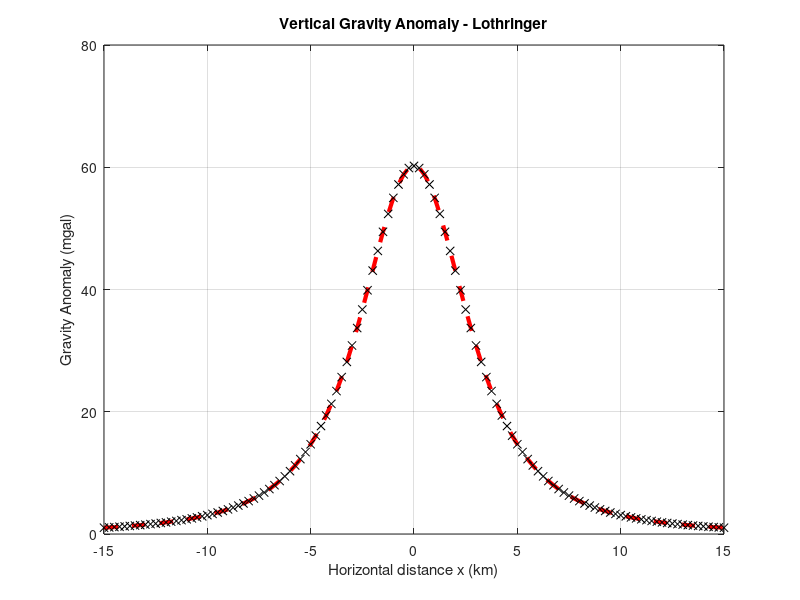
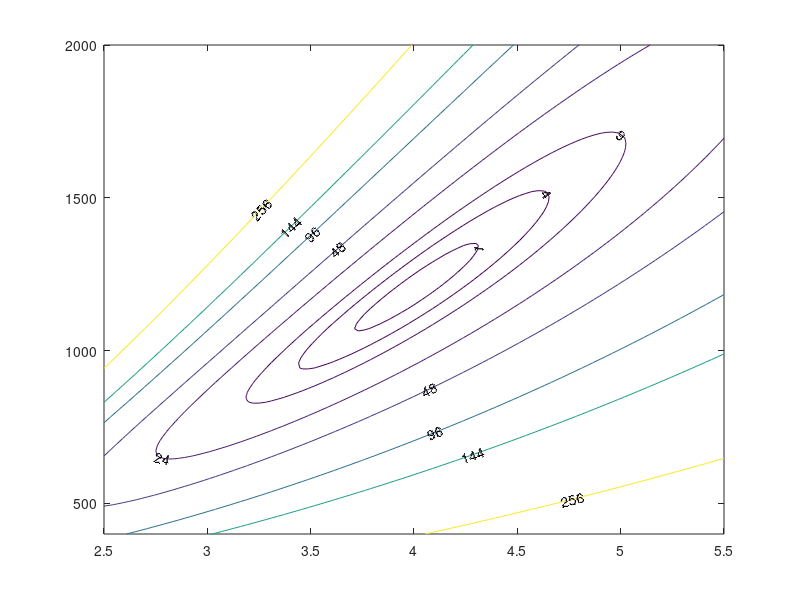

The MATLAB script that drew these images, in order: (Note: this script raises an error after producing the figures.)
G = 6.67*10^(-11)
x=[-15:0.25:15]
z=4
R=3
rho = 1200

gz_arr = []
sx = size(x)

for i = 1:sx(2)
    gz = 0.02974*(R^(3.))*rho*(z/(((x(i)^2)+(z^2))^(3/2)))
    gz_arr = [gz_arr gz]
end

gz_arr = gz_arr'
gz_safe = gz_arr

figure

plot(x,gz_arr,'r--','LineWidth',3)
hold on
plot(x,gz_arr,'kx')
axis([-15 15 0 80])
xlabel('Horizontal distance x (km)')
ylabel('Gravity Anomaly (mgal)')
grid
title('Vertical Gravity Anomaly - Lothringer')
% 
% c_itr_arr=[]
% for i = 1:100;
%     cj = []
%     for j = 1:100;
%         z = (3.5*i/100)+2.5;
%         rho = 1600.*j/100+400;
%         gz_arr_itr = [];
%         for k = 1:sx(2)
%             gz_itr = 0.02974*(R^(3.))*rho*(z/(((x(i)^2)+(z^2))^(3/2)));
%             gz_arr_itr = [gz_arr_itr gz_itr];
%         end
%         c_itr = sum((gz_arr_itr - gz_arr(k)).^(2)) / 121.;
%         
%         cj = [cj c_itr];
%     end
%     c_itr_arr = [c_itr_arr; cj];
% end


% Matlab script to find the minimum of a function.
% Note: this must be run iteratively, with narrower limits for xmin, xmax,
% to get location of minimum to desired degree of accuracy.

%clear;  % make sure there are no variables already defined.
close all;  % close all figures to make sure you get the plot you make.

zmin = 2.5;  % limits for min, max, which must contain best x; can be
zmax = 5.5;  % narrowed until best x is found to some desired number of 
zdiv = 100;  % places. xdiv could be increased, but doesn't need to be as
             % you narrow the range between xmin and xmax.  Note that
             % current xmin, xmax limits find pi to 3.15, or 1 place past
             % the decimal point.
             
rhomin = 400
rhomax = 2000
rhodiv = 100

z = [zmin:((zmax-zmin)/zdiv):zmax]; % divide x range into xdiv divisions.
rho = [rhomin:((rhomax-rhomin)/rhodiv):rhomax];

%y = 1. + (x-pi).*(x-pi); % y is quadratic in x, with ymin = 1 & xbest = pi
%gz_itr_arr = []
%gz_c = []

for i =1:zdiv+1
    for j=1:rhodiv+1
        for k=1:121
            gz_itr(k) = ((0.02974*(R^(3.))*rho(j)*(z(i)/(((x(k)^2)+(z(i)^2))^(3/2)))));
        end
        gz_c(i,j) = sum(((gz_itr'-gz_safe).^2))/121;
    end
end

gz_min = 1000000.;    % initial guess for minimum must be large.
for i = 1:zdiv+1   % sweep across all values of function ...
    for j = 1:rhodiv+1
        if (gz_c(i,j) < gz_min)  % if current value is less than estimate of minimum
            gz_min = gz_c(i,j) ; % revise estimate of minimum
            zbest = z(i) ; % revise location of minimum
            rhobest = rho(j);
            ibest = i ; % revise location in xarray of minimum
            jbest = j;
        end
    end
end

% If y is a function of two variables, then you need 2 'for' loops over
% two ranges (one for each variable).

% ymin   % estimate of minimum of function; note true min is 1.
% xbest  % estimate of x location of minimum; note true location is pi.
% ibest  % location within x array where xbest (and hence ybest) occur.

% The commands below plot the function to help you visualize it.  You
% don't need to keep them in the modified code for HW#2 Problem 2b.
% figure ;
% plot(x,y)
% set(gca,'xlim',[xmin xmax], 'ylim',[0 12]);
% xlabel('x');
% ylabel('y');
% title('Plot of: y = 1 + (x-pi)^2');
% grid

figure
axis([2.5 5.5 400 2000]);
[blah,blah2]=contour(z,rho,gz_c',[1 4 9 24 48 96 144 256]);
clabel(blah,blah2,'labelspacing',900);
hold on
plot(4.0,1200,'X')
title('HW2p2b-Josh Lothringer')
xlabel('Z (depth) (km)')
ylabel('Density Anomaly (kg/m3)')
legend('Cost Function','Best Fit: z = 4.0 km & density = 1200 kg/m2')

%Calculate C for four models
for k = 1:121
    c1_itr(k) = (((0.02974*(3^(3.))*1710.0*(5.0/(((x(k)^2)+(5.0^2))^(3/2))))));
    c2_itr(k) = ((0.02974*(3^(3.))*831.0*(3.2/(((x(k)^2)+(3.2^2))^(3/2)))));
    c3_itr(k) = ((0.02974*(3^(3.))*1089.0*(4.1/(((x(k)^2)+(4.1^2))^(3/2)))));
    c4_itr(k) = ((0.02974*(3^(3.))*1300.0*(3.9/(((x(k)^2)+(3.9^2))^(3/2)))));
end

c1 = sum((c1_itr'-gz_safe).^(2))/121
c2 = sum((c2_itr'-gz_safe).^(2))/121
c3 = sum((c3_itr'-gz_safe).^(2))/121
c4 = sum((c4_itr'-gz_safe).^(2))/121

hold on 
plot(5.0,1710.0,'x')
plot(3.2,831.0,'x')
plot(4.1,1089.0,'x')
plot(3.9,1300.0,'x')
title('HW2p3-Josh Lothringer')
legend('Cost Function','Best Fit: z = 4.0 km & density = 1200 kg/m2','Model1','Model2','Model3','Model4','Location','northwest')

figure

plot(x,gz_arr,'k-','LineWidth',3)
hold on
%plot(x,gz_arr,'kx')
plot(x,c1_itr,'g--','LineWidth',3)
plot(x,c2_itr,'b:','LineWidth',3)
plot(x,c3_itr,'r-.','LineWidth',3)
plot(x,c4_itr,'y--','LineWidth',3)
axis([-15 15 0 80])
xlabel('Horizontal distance x (km)')
ylabel('Gravity Anomaly (mgal)')
grid
title('Vertical Gravity Anomaly - HW2p4 Lothringer')
legend('Data','Model1','Model2','Model3','Model4')

rng(24) ;
rn = 3.0*randn(121,1);

gz_noise = gz_safe + rn ; 

figure
plot(x,gz_noise,'k-','LineWidth',3)
hold on
%plot(x,gz_arr,'kx')
plot(x,c1_itr,'g--','LineWidth',3)
plot(x,c2_itr,'b:','LineWidth',3)
plot(x,c3_itr,'r-.','LineWidth',3)
plot(x,c4_itr,'y--','LineWidth',3)
axis([-15 15 0 80])
xlabel('Horizontal distance x (km)')
ylabel('Gravity Anomaly (mgal)')
grid
title('Vertical Gravity Anomaly - HW2p5b Lothringer')
legend('Noisey Data','Model1','Model2','Model3','Model4')

%Problem 6

% Matlab script to find the minimum of a function.
% Note: this must be run iteratively, with narrower limits for xmin, xmax,
% to get location of minimum to desired degree of accuracy.

%clear;  % make sure there are no variables already defined.
close all;  % close all figures to make sure you get the plot you make.

zmin = 2.5;  % limits for min, max, which must contain best x; can be
zmax = 5.5;  % narrowed until best x is found to some desired number of 
zdiv = 100;  % places. xdiv could be increased, but doesn't need to be as
             % you narrow the range between xmin and xmax.  Note that
             % current xmin, xmax limits find pi to 3.15, or 1 place past
             % the decimal point.
             
rhomin = 400
rhomax = 2000
rhodiv = 100

z = [zmin:((zmax-zmin)/zdiv):zmax]; % divide x range into xdiv divisions.
rho = [rhomin:((rhomax-rhomin)/rhodiv):rhomax];

%y = 1. + (x-pi).*(x-pi); % y is quadratic in x, with ymin = 1 & xbest = pi
%gz_itr_arr = []
%gz_c = []

for i =1:zdiv+1
    for j=1:rhodiv+1
        for k=1:121
            gz_itr(k) = ((0.02974*(R^(3.))*rho(j)*(z(i)/(((x(k)^2)+(z(i)^2))^(3/2)))));
        end
        gz_c(i,j) = sum(((gz_itr'-gz_noise).^2))/121;
    end
end

gz_min = 1000000.;    % initial guess for minimum must be large.
for i = 1:zdiv+1   % sweep across all values of function ...
    for j = 1:rhodiv+1
        if (gz_c(i,j) < gz_min)  % if current value is less than estimate of minimum
            gz_min = gz_c(i,j) ; % revise estimate of minimum
            zbest = z(i) ; % revise location of minimum
            rhobest = rho(j);
            ibest = i ; % revise location in xarray of minimum
            jbest = j;
        end
    end
end

% If y is a function of two variables, then you need 2 'for' loops over
% two ranges (one for each variable).

% ymin   % estimate of minimum of function; note true min is 1.
% xbest  % estimate of x location of minimum; note true location is pi.
% ibest  % location within x array where xbest (and hence ybest) occur.

% The commands below plot the function to help you visualize it.  You
% don't need to keep them in the modified code for HW#2 Problem 2b.
% figure ;
% plot(x,y)
% set(gca,'xlim',[xmin xmax], 'ylim',[0 12]);
% xlabel('x');
% ylabel('y');
% title('Plot of: y = 1 + (x-pi)^2');
% grid

figure
axis([2.5 5.5 400 2000]);
[blah,blah2]=contour(z,rho,gz_c',[1 4 9 24 48 96 144 256]);
clabel(blah,blah2,'labelspacing',900);
hold on
plot(4.0,1200,'X')
title('HW2p6-Josh Lothringer')
xlabel('Z (depth) (km)')
ylabel('Density Anomaly (kg/m3)')
legend('Cost Function','Best Fit: z = 4.0 km & density = 1200 kg/m2')